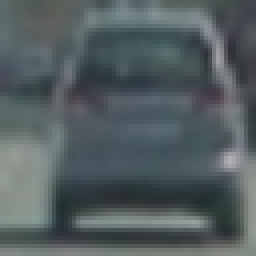
#> input picture test_images/image0007.png, 64 x 64 px (shown 4 times larger)
$ python -i feature_extractor.py   (imports and definitions only)
#> lines starting #> are read from the running program, lines starting #| are printed output that depends on the picture
import numpy as np
import cv2
from skimage.feature import hog
import matplotlib.image as mpimg

################################################################################
# [13 lines left out: function convert_color, not called in this run]
################################################################################
def get_hog_features(img, orient, pix_per_cell, cell_per_block,
                        vis=False, feature_vec=True):
    # Call with two outputs if vis==True
    if vis == True:
        features, hog_image = hog(img, orientations=orient,
                                  pixels_per_cell=(pix_per_cell, pix_per_cell),
                                  cells_per_block=(cell_per_block, cell_per_block),
                                  block_norm= 'L2-Hys',
                                  transform_sqrt=False,
                                  visualise=vis, feature_vector=feature_vec)
        return features, hog_image
    # Otherwise call with one output
    else:
        features = hog(img, orientations=orient,
                       pixels_per_cell=(pix_per_cell, pix_per_cell),
                       cells_per_block=(cell_per_block, cell_per_block),
                       block_norm= 'L2-Hys',
                       transform_sqrt=False,
                       visualise=vis, feature_vector=feature_vec)
        return features

################################################################################
def bin_spatial(img, size=(32, 32)):
#> called with size = (32, 32)
    color1 = cv2.resize(img[:,:,0], size).ravel()
#> color1 = 1024 values, max 164 at index 668, min 35 at index 825, mean 83.71
    color2 = cv2.resize(img[:,:,1], size).ravel()
#> color2 = 1024 values, max 165 at index 668, min 47 at index 783, mean 94.02
    color3 = cv2.resize(img[:,:,2], size).ravel()
#> color3 = 1024 values, max 172 at index 668, min 48 at index 825, mean 96.42
    return np.hstack((color1, color2, color3))

################################################################################
def color_hist(img, nbins=32):    #bins_range=(0, 256)
    # Compute the histogram of the color channels separately
    channel1_hist = np.histogram(img[:,:,0], bins=nbins)
    channel2_hist = np.histogram(img[:,:,1], bins=nbins)
    channel3_hist = np.histogram(img[:,:,2], bins=nbins)
    # Concatenate the histograms into a single feature vector
    hist_features = np.concatenate((channel1_hist[0], channel2_hist[0], channel3_hist[0]))
    # Return the individual histograms, bin_centers and feature vector
    return hist_features
################################################################################
# Define a function to extract features from a single image window
# This function is very similar to extract_features()
# just for a single image rather than list of images
def single_img_features(img, color_space='RGB', spatial_size=(32, 32),
                        hist_bins=32, orient=9,
                        pix_per_cell=8, cell_per_block=2, hog_channel=0,
                        spatial_feat=True, hist_feat=True, hog_feat=True):
    #1) Define an empty list to receive features
    img_features = []
    #2) Apply color conversion if other than 'RGB'
    if color_space != 'RGB':
        if color_space == 'HSV':
            feature_image = cv2.cvtColor(img, cv2.COLOR_RGB2HSV)
        elif color_space == 'LUV':
            feature_image = cv2.cvtColor(img, cv2.COLOR_RGB2LUV)
        elif color_space == 'HLS':
            feature_image = cv2.cvtColor(img, cv2.COLOR_RGB2HLS)
        elif color_space == 'YUV':
            feature_image = cv2.cvtColor(img, cv2.COLOR_RGB2YUV)
        elif color_space == 'YCrCb':
            feature_image = cv2.cvtColor(img, cv2.COLOR_RGB2YCrCb)
    else: feature_image = np.copy(img)
    #3) Compute spatial features if flag is set
    if spatial_feat == True:
        spatial_features = bin_spatial(feature_image, size=spatial_size)
#> spatial_features = 3072 values, max 172 at index 2716, min 35 at index 825, mean 91.38
        #4) Append features to list
        img_features.append(spatial_features)
    #5) Compute histogram features if flag is set
    if hist_feat == True:
        hist_features = color_hist(feature_image, nbins=hist_bins)
#> in color_hist, `hist_features = np.concatenate((channel1_hist[0], channel2_hist[0], ch..`: hist_features = 96 values, max 510 at index 8, min 1 at index 30, mean 128
        #6) Append features to list
        img_features.append(hist_features)
    #7) Compute HOG features if flag is set
    if hog_feat == True:
        if hog_channel == 'ALL':
            hog_features = []
            for channel in range(feature_image.shape[2]):
                hog_features.extend(get_hog_features(feature_image[:,:,channel],
                                    orient, pix_per_cell, cell_per_block,
                                    vis=False, feature_vec=True))
        else:
            hog_features = get_hog_features(feature_image[:,:,hog_channel], orient,
                        pix_per_cell, cell_per_block, vis=False, feature_vec=True)
#> in get_hog_features, `features = hog(img, orientations=orient, pixels_per_cell=(pix_per_cell..`: features = 1764 values, max 0.572 at index 1269, min 0 at index 17, mean 0.114
#> in get_hog_features, `features = hog(img, orientations=orient, pixels_per_cell=(pix_per_cell..`:
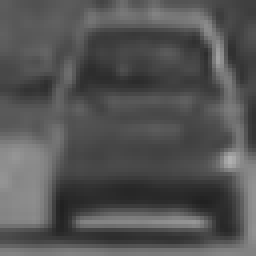
#> img: shape (64, 64) (shown 4 times larger); min 33, max 176, mean 83.6
#> hog_features has the same summary as features in get_hog_features
        #8) Append features to list
        img_features.append(hog_features)

    return np.concatenate(img_features)


################################################################################
# [29 lines left out: function extract_features, not called in this run]

>>> import cv2
>>> picture = cv2.cvtColor(cv2.imread('../test_images/image0007.png'), cv2.COLOR_BGR2RGB)
>>> result = single_img_features(picture)
#> result = 4932 values, max 510 at index 3080, min 0 at index 3185, mean 59.45
